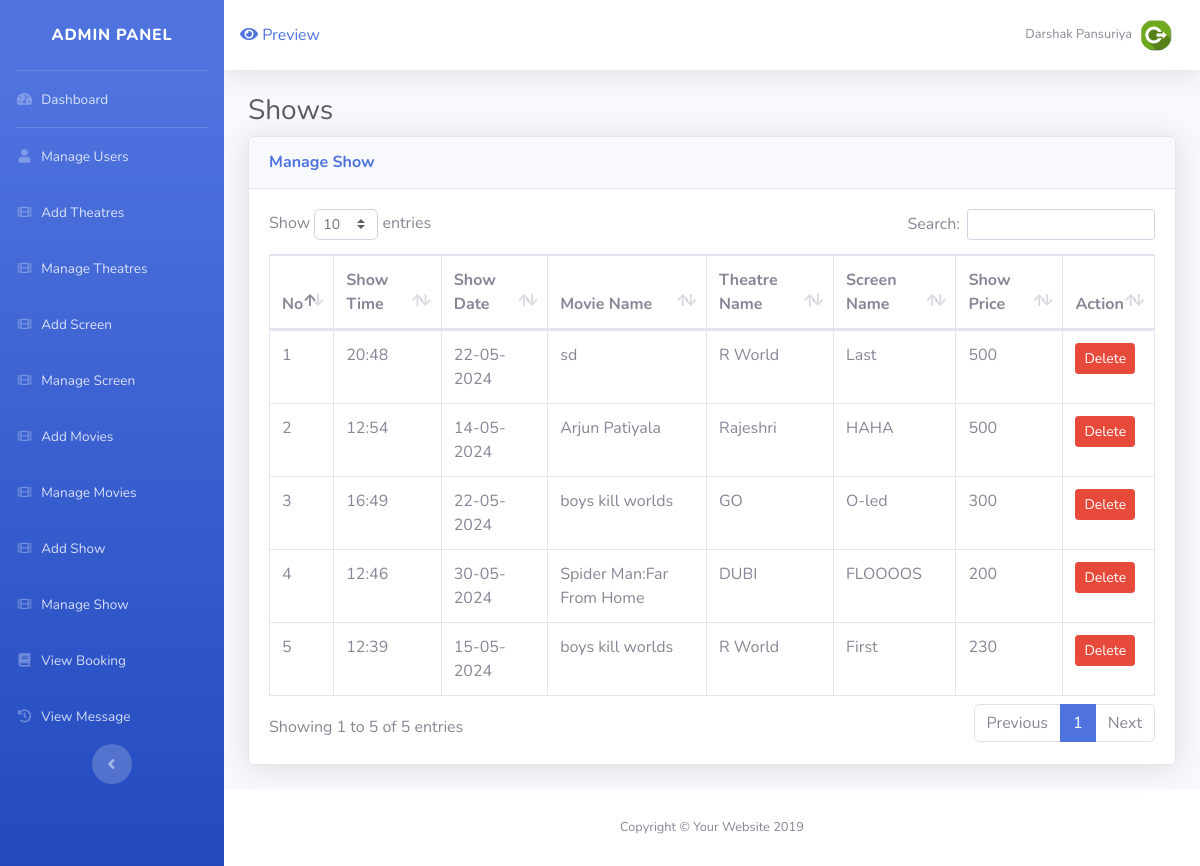
/admin/show_manage.php (signed in), run on an earlier commit of the app's database.
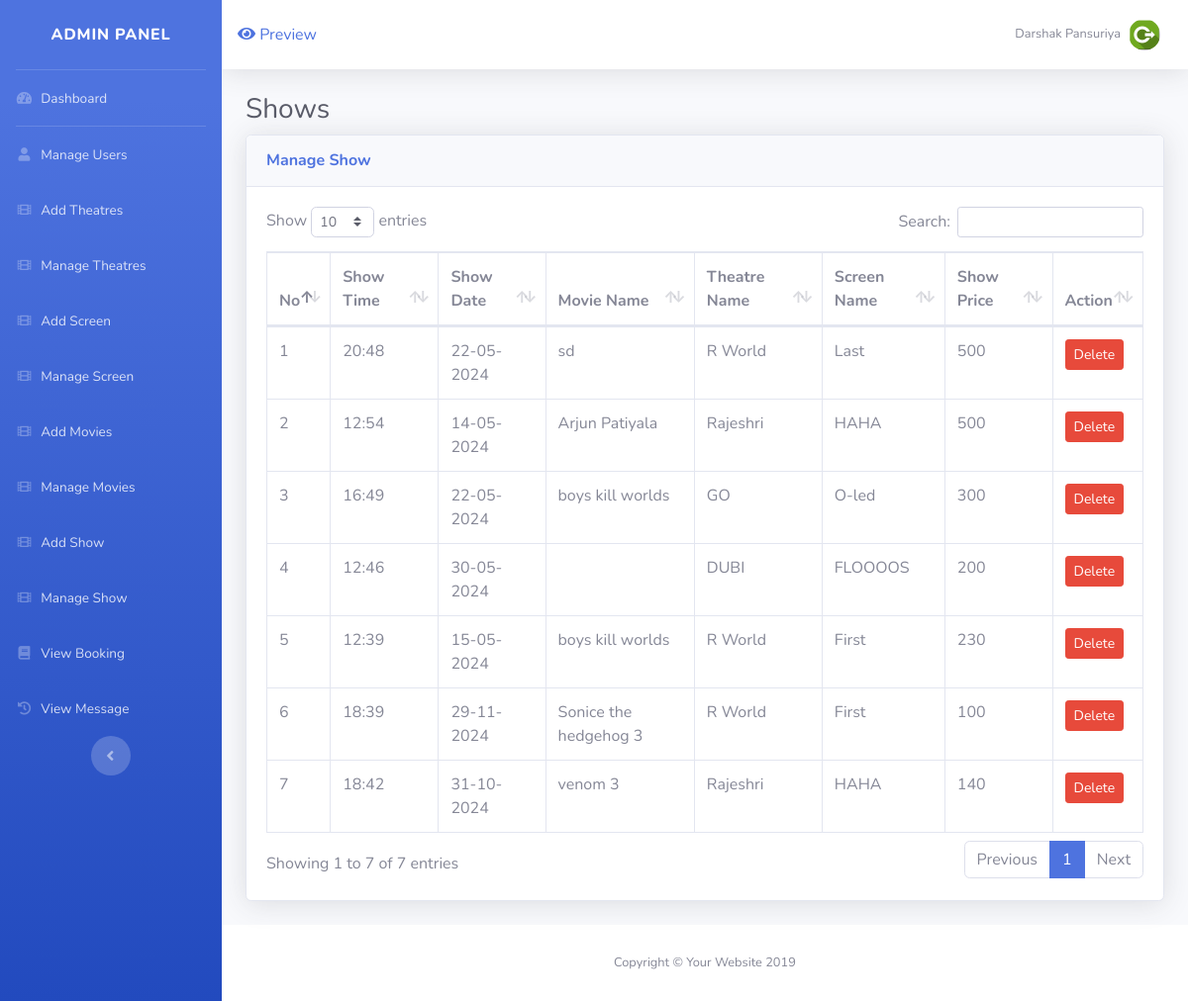
And on a later commit of the database.
### tables this page shows
CREATE TABLE `shows` (
  `show_id` int(4) NOT NULL,
  `show_m` int(4) NOT NULL,
  `show_t` int(4) NOT NULL,
  `show_s` int(4) NOT NULL,
  `show_time` varchar(200) NOT NULL,
  `show_date` varchar(20) NOT NULL,
  `show_price` int(4) NOT NULL,
  `show_status` int(1) NOT NULL DEFAULT 1,
  `show_seat` int(3) NOT NULL DEFAULT 48,
  `show_unq` varchar(255) NOT NULL
);

CREATE TABLE `movies` (
  `m_id` int(4) NOT NULL,
  `m_nm` varchar(40) NOT NULL,
  `m_date` varchar(40) NOT NULL,
  `m_cnm` varchar(200) NOT NULL,
  `m_dnm` varchar(200) NOT NULL,
  `m_des` longtext NOT NULL,
  `m_banner` varchar(200) NOT NULL,
  `m_shw` int(1) NOT NULL DEFAULT 0
);

CREATE TABLE `theatre` (
  `t_id` int(4) NOT NULL,
  `t_nm` varchar(30) NOT NULL,
  `t_city` varchar(30) NOT NULL,
  `t_time` bigint(40) NOT NULL
);

CREATE TABLE `screen` (
  `s_id` int(4) NOT NULL,
  `s_nm` varchar(20) NOT NULL,
  `s_theatre` int(2) NOT NULL,
  `s_seats` int(250) NOT NULL DEFAULT 49,
  `s_time` int(40) NOT NULL
);

### admin/show_manage.php (the view, shortened to what this page needs)
<?php
	include("include/header.php");
	include("../include/config.php");
?>
<div class="container-fluid">
  <h1 class="h3 mb-2 text-gray-800">Shows</h1>
  <div class="card shadow mb-4">
	<div class="card-header py-3">
	  <h6 class="m-0 font-weight-bold text-primary">Manage Show</h6>
	</div>
	<div class="card-body">
		<div class="table-responsive">
                <table class="table table-bordered" id="dataTable" width="100%" cellspacing="0">
<thead>
                    <tr>
                      <th>No</th>
                      <th>Show Time</th>
                      <th>Show Date</th>
                      <th>Movie Name</th>
                      <th>Theatre Name</th>
                      <th>Screen Name</th>
                      <th>Show Price</th>
                       <th>Action</th>
                    </tr>
                  </thead>
                  <tbody>
          <?php
  $sq=mysqli_query($con,"select * from shows");
  $co=1;
while($row=mysqli_fetch_assoc($sq))
              {
				  $mid=$row['show_m'];
				  $sid=$row['show_s'];
				  $tid=$row['show_t'];
				    $m_sq=mysqli_query($con,"select * from movies where m_id='$mid' ");
					$m_row=mysqli_fetch_array($m_sq);
					  $s_sq=mysqli_query($con,"select * from screen where s_id='$sid' ");
					$s_row=mysqli_fetch_array($s_sq);
					  $t_sq=mysqli_query($con,"select * from theatre where t_id='$tid' ");
					$t_row=mysqli_fetch_array($t_sq);
                 echo'<tr>';
               echo'<td>'.$co.'</td>';
               echo'<td>'.$row['show_time'].'</td>';
               echo'<td>';
			   $date=strtotime($row['show_date']);
			   $date1=date('d-m-Y',$date);
			   echo $date1;
			  echo'</td>';
               echo'<td>'.$m_row['m_nm'].'</td>';
               echo'<td>'.$t_row['t_nm'].'</td>';
              echo'<td>'.$s_row['s_nm'].'</td>';
              echo'<td>'.$row['show_price'].'</td>';
             echo'<td>';
             echo'<a href="../Models/Show.php?id='.$row['show_id'].'&mid='.$m_row['m_id'].'&delsh" class="btn btn-danger btn-sm  ">Delete</a></td>';
             $co++;
             }
             ?>
                    </tr>
                  </tbody>
                </table>
              </div>
	</div>
  </div>
</div>
<?php
	include("include/footer.php");
?>

### admin/include/header.php (shortened to what this page needs)
<!DOCTYPE html>
<html lang="en">
<head>
  <link href="vendor/fontawesome-free/css/all.min.css" rel="stylesheet" type="text/css">
  <link href="css/sb-admin-2.min.css" rel="stylesheet">
  <link href="vendor/datatables/dataTables.bootstrap4.min.css" rel="stylesheet">
</head>
<body id="page-top">
  <div id="wrapper">
    <ul class="navbar-nav bg-gradient-primary sidebar sidebar-dark accordion" id="accordionSidebar">
      <a class="sidebar-brand d-flex align-items-center justify-content-center" href="index.php">
        <div class="sidebar-brand-text mx-3">Admin Panel</div>
      </a>
      <hr class="sidebar-divider my-0">
      <li class="nav-item">
        <a class="nav-link" href="index.php">
          <i class="fas fa-fw fa-tachometer-alt"></i>
          <span>Dashboard</span></a>
      </li>
      <hr class="sidebar-divider my-0">
      <li class="nav-item">
        <a class="nav-link collapsed" href="user_manage.php" aria-expanded="true" aria-controls="collapseTwo">
          <i class="fas fa-fw fa-user"></i>
          <span>Manage Users</span>
        </a>
      </li>
<li class="nav-item">
        <a class="nav-link collapsed" href="theatre.php" aria-expanded="true" aria-controls="collapseTwo">
          <i class="fas fa-fw fa-film"></i>
          <span>Add Theatres</span>
        </a>
      </li>
      <li class="nav-item">
        <a class="nav-link collapsed" href="theatre_manage.php" aria-expanded="true" aria-controls="collapseTwo">
          <i class="fas fa-fw fa-film"></i>
          <span>Manage Theatres</span>
        </a>
      </li>
      <li class="nav-item">
        <a class="nav-link collapsed" href="screen.php"  aria-expanded="true" aria-controls="collapseTwo">
          <i class="fas fa-fw fa-film"></i>
          <span>Add Screen</span>
        </a>
      </li>
      <li class="nav-item">
        <a class="nav-link collapsed" href="screen_manage.php" aria-expanded="true" aria-controls="collapseTwo">
          <i class="fas fa-fw fa-film"></i>
          <span>Manage Screen</span>
        </a>
      </li>
            <li class="nav-item">
        <a class="nav-link collapsed" href="movie.php" aria-expanded="true" aria-controls="collapseTwo">
          <i class="fas fa-fw fa-film"></i>
          <span>Add Movies</span>
        </a>
      </li>
<li class="nav-item">
        <a class="nav-link collapsed" href="movie_manage.php" aria-expanded="true" aria-controls="collapseTwo">
          <i class="fas fa-fw fa-film"></i>
          <span>Manage Movies</span>
        </a>
      </li>
     <li class="nav-item">
        <a class="nav-link collapsed" href="show.php" aria-expanded="true" aria-controls="collapseTwo">
          <i class="fas fa-fw fa-film"></i>
          <span>Add Show</span>
        </a>
      </li>
      <li class="nav-item">
        <a class="nav-link collapsed" href="show_manage.php" aria-expanded="true" aria-controls="collapseTwo">
          <i class="fas fa-fw fa-film"></i>
          <span>Manage Show</span>
        </a>
      </li>
	   <li class="nav-item">
        <a class="nav-link collapsed" href="booking_manage.php" aria-expanded="true" aria-controls="collapseTwo">
          <i class="fas fa-fw fa-book"></i>
          <span>View Booking</span>
        </a>
      </li>
      <li class="nav-item">
        <a class="nav-link collapsed" href="contact_manage.php" aria-expanded="true" aria-controls="collapseTwo">
          <i class="fas fa-fw fa-history"></i>
          <span>View Message</span>
        </a>
      </li>
      <div class="text-center d-none d-md-inline">
        <button class="rounded-circle border-0" id="sidebarToggle"></button>
      </div>
    </ul>
    <div id="content-wrapper" class="d-flex flex-column">
      <div id="content">
        <nav class="navbar navbar-expand navbar-light bg-white topbar mb-4 static-top shadow">
            <a href="/movies/" target="_blank" ><i class="fa fa-eye"></i> Preview</a>
          <ul class="navbar-nav ml-auto">
            <li class="nav-item dropdown no-arrow">
              <a class="nav-link dropdown-toggle" href="#" id="userDropdown" role="button" data-toggle="dropdown" aria-haspopup="true" aria-expanded="false">
                <span class="mr-2 d-none d-lg-inline text-gray-600 small"><?php echo $_SESSION['admin']['nm'] ; ?></span>
                <img class="img-profile rounded-circle" src="./img/pd.jpg">
              </a>
            </li>
          </ul>
        </nav>

### admin/include/footer.php (shortened to what this page needs)
      </div>
      <footer class="sticky-footer bg-white">
        <div class="container my-auto">
          <div class="copyright text-center my-auto">
            <span>Copyright &copy; Your Website 2019</span>
          </div>
        </div>
      </footer>
    </div>
  </div>
</body>
</html>

What changed in the data, as far as the page shows it:
shown differently, row unchanged: shows "DUBI": movies.m_nm "Spider Man:Far From Home" → (not shown)
added shows: show_time "18:39", show_date "29-11-2024", movies.m_nm "Sonice the hedgehog 3", theatre.t_nm "R World", screen.s_nm "First", show_price "100"
added shows: show_time "18:42", show_date "31-10-2024", movies.m_nm "venom 3", theatre.t_nm "Rajeshri", screen.s_nm "HAHA", show_price "140"
Also different on the page:
text written by a page script: "Show entries Search: Showing 1 to 5 of 5 entries Previous 1 Next" → "Show entries Search: Showing 1 to 7 of 7 entries Previous 1 Next"
